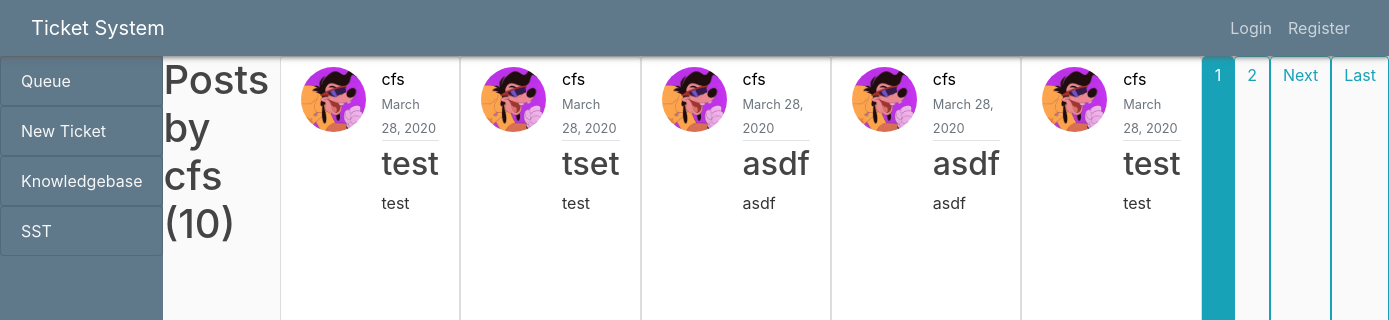
/user/cfs, run on the app's committed database.
### blog/models.py (models this page shows, shortened)
class Post(models.Model):
    title = models.CharField(max_length=100)
    content = models.TextField()
    date_posted = models.DateTimeField(default=timezone.now)
    author = models.ForeignKey(User, on_delete=models.CASCADE) # FIX: Users tickets do not get deleted when
    TICKET_PRIORITY = [
        ('Priority 4', 'Priority 4'),
        ('Priority 3', 'Priority 3'),
        ('Priority 2', 'Priority 2'),
        ('Priority 1', 'Priority 1'),
    ]
    ticket_priority = models.CharField(max_length=10, choices=TICKET_PRIORITY, default='Priority 4')

### users/models.py (models this page shows, shortened)
class Profile(models.Model):
    user = models.OneToOneField(User, on_delete=models.CASCADE) # Deletes the profile if user is deleted
    image = models.ImageField(default='default.jpg', upload_to='profile_pics')

### blog/views.py (the view)
# urls.py: path('user/<str:username>', UserPostListView.as_view(), name='user-posts'),
class UserPostListView(ListView):
    model = Post
    template_name = 'blog/user_posts.html' # <app>/<model>_<viewtype>.html
    context_object_name = 'posts'
    paginate_by = 5 # makes it 5 posts per page
    def get_queryset(self):
        user = get_object_or_404(User, username=self.kwargs.get('username'))
        return Post.objects.filter(author=user).order_by('-date_posted')

### blog/templates/blog/user_posts.html (shortened to what this page needs)
{% extends "blog/base.html" %}
{% block content %}
    <h1 class="mb-3">Posts by {{ view.kwargs.username }} ({{ page_obj.paginator.count }})</h1>
  {% for post in posts %}
    <article class="media content-section">
      <img class="rounded-circle article-img" src="{{ post.author.profile.image.url }}">
      <div class="media-body">
        <div class="article-metadata">
          <a class="mr-2" href="{% url 'user-posts' post.author.username %}">{{ post.author }}</a>
          <small class="text-muted">{{ post.date_posted|date:"F d, Y" }}</small>
        </div>
        <h2><a class="article-title" href="{% url 'post-detail' post.id %}">{{ post.title }}</a></h2>
        <p class="article-content">{{ post.content }}</p>
      </div>
    </article>
  {% endfor %}
  {% if is_paginated %}
    {% for num in page_obj.paginator.page_range %}
      {% if page_obj.number == num %}
        <a class="btn btn-info mb-4" href="?page={{ num }}">{{ num }}</a>
      {% elif num > page_obj.number|add:'-3' and num < page_obj.number|add:'3' %}
        <a class="btn btn-outline-info mb-4" href="?page={{ num }}">{{ num }}</a>
      {% endif %}
    {% endfor %}
    {% if page_obj.has_next %}
      <a class="btn btn-outline-info mb-4" href="?page={{ page_obj.next_page_number }}">Next</a>
      <a class="btn btn-outline-info mb-4" href="?page={{ page_obj.paginator.num_pages }}">Last</a>
    {% endif %}
  {% endif %}
{% endblock content %}

### blog/static/blog/main.css (style rules this page uses)
* { box-sizing: border-box; }
body { background: #fafafa; color: #333333; margin-top: 3.5rem; }
h1, h2, h3, h4, h5, h6 { color: #444444; }
a { color:#000; font-weight: none; }
.content-section { background: #ffffff; padding: 10px 20px; border: 1px solid #dddddd; border-radius: 3px; margin-bottom: 20px; }
.article-title { color: #444444; }
.article-content { white-space: pre-line; }
.article-img { height: 65px; width: 65px; margin-right: 16px; }
.article-metadata { padding-bottom: 1px; margin-bottom: 4px; border-bottom: 1px solid #e3e3e3 }

### data on the page
Post: author.profile.image (picture), author "cfs", date_posted "March 28, 2020", title "test", content "test"
Post: author.profile.image (picture), author "cfs", date_posted "March 28, 2020", title "tset", content "test"
Post: author.profile.image (picture), author "cfs", date_posted "March 28, 2020", title "asdf", content "asdf"
Post: author.profile.image (picture), author "cfs", date_posted "March 28, 2020", title "asdf", content "asdf"
Post: author.profile.image (picture), author "cfs", date_posted "March 28, 2020", title "test", content "test"

### other printed values
{{ view.kwargs.username }} "cfs"
{{ page_obj.paginator.count }} "10"
{{ num }} "1"
{{ num }} "2"
